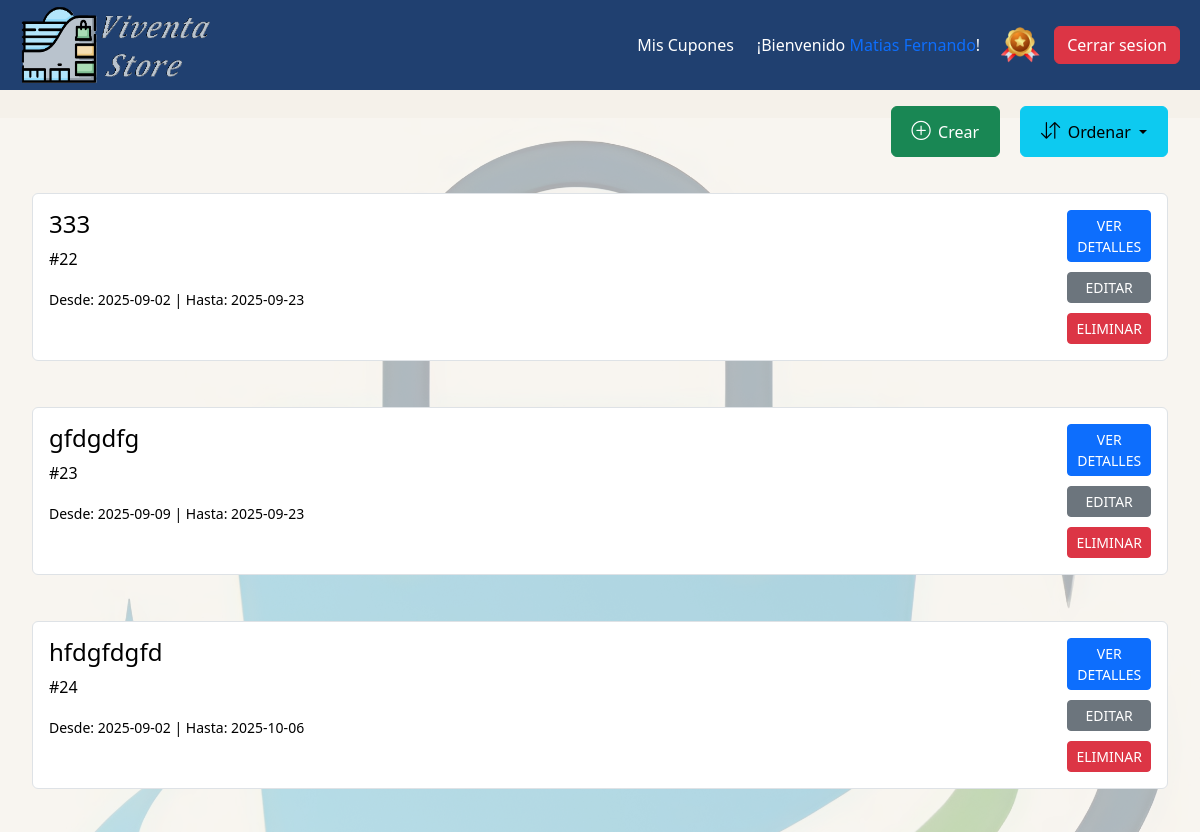
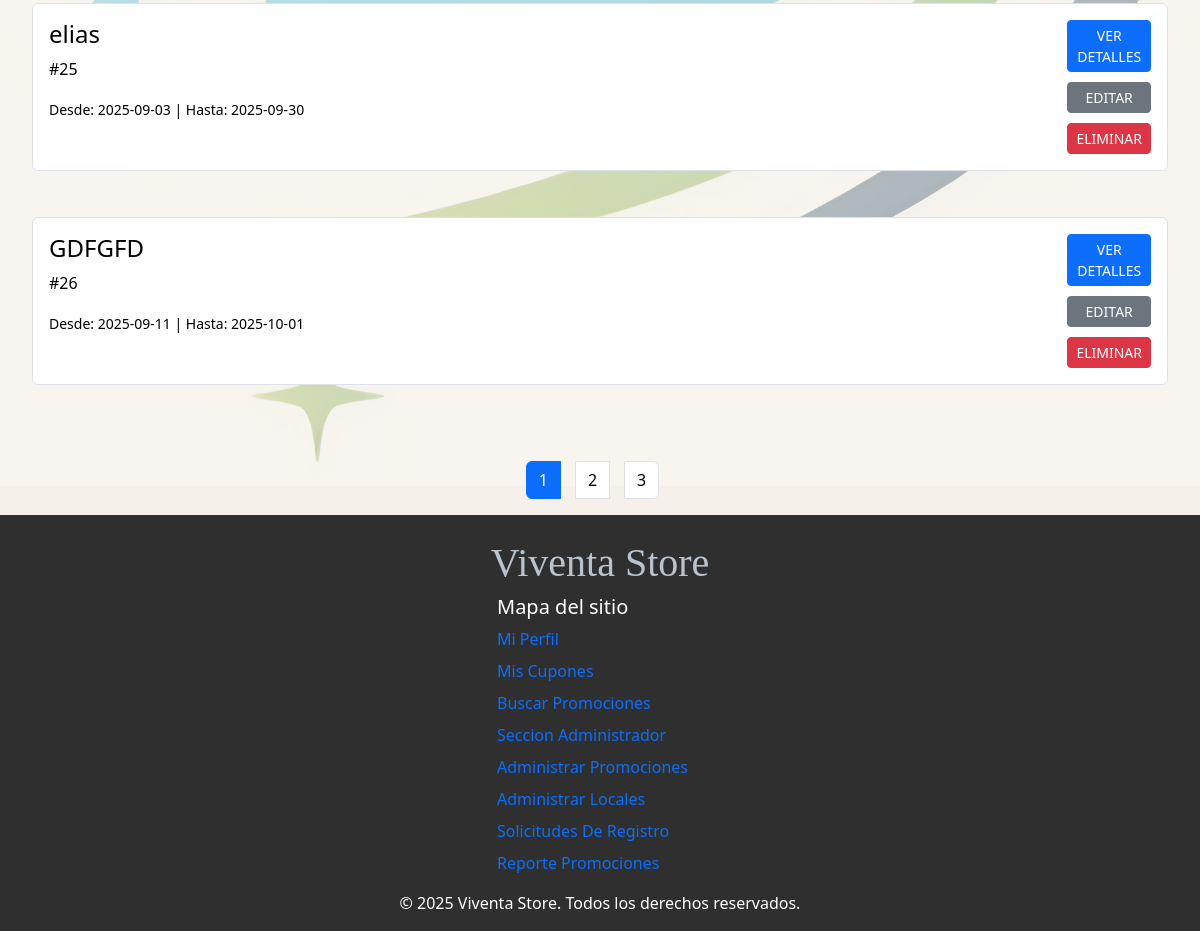
The page /Administrador/AdministrarNovedades.php (signed in) on the database as committed earlier (2 pictures, top to bottom).
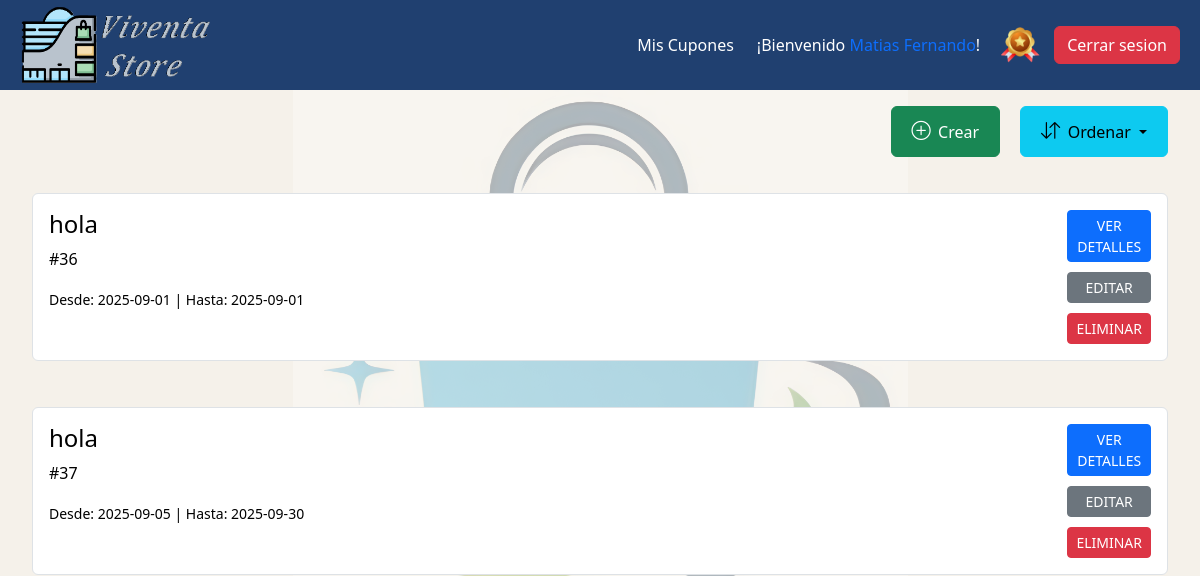
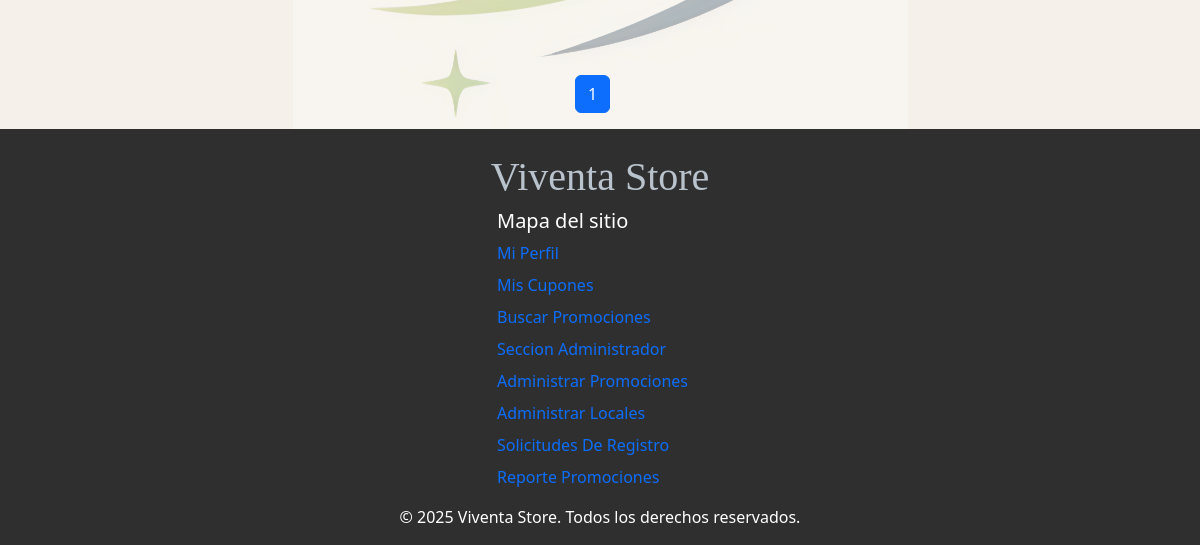
The same page on the database as committed later (2 pictures, top to bottom).
### tables this page shows
CREATE TABLE `novedades` (
  `cod_novedad` int(11) NOT NULL,
  `texto_novedad` varchar(200) NOT NULL,
  `fecha_desde_novedad` date NOT NULL,
  `fecha_hasta_novedad` date NOT NULL,
  `foto_novedad` longtext DEFAULT NULL,
  `categoria_cliente` varchar(15) NOT NULL
);

### Administrador/AdministrarNovedades.php (the view, shortened to what the changed rows need)
<?php
$pestaña = "Administrar Novedades";
include_once("../Includes/funciones.php");
include("../Includes/conexion.inc");
$pagina = isset($_GET['pagina']) && is_numeric($_GET['pagina']) ? intval($_GET['pagina']) : 1;
$novedades_por_pagina = 5;
$offset = ($pagina - 1) * $novedades_por_pagina;
$order = 'cod_novedad ASC';
$result = $link->query("SELECT cod_novedad, texto_novedad, fecha_desde_novedad, fecha_hasta_novedad FROM novedades ORDER BY $order LIMIT $novedades_por_pagina OFFSET $offset");
$total_novedades_result = $link->query("SELECT COUNT(*) AS total FROM novedades");
$total_novedades_row = $total_novedades_result->fetch_assoc();
$total_novedades = $total_novedades_row['total'];
$total_paginas = ceil($total_novedades / $novedades_por_pagina);
?>
<!DOCTYPE html>
<html lang="es">
<head>
  <?php include("../Includes/head.php"); ?>
</head>
<body>
    <?php include("../Includes/header.php"); ?>
  <main class="FondoDueñoAdministrador">
    <div class="promociones">
      <?php if ($result->num_rows): ?>
        <?php while ($n = $result->fetch_assoc()): ?>
          <div class="promocion d-flex justify-content-between align-items-start mb-3 p-3 border rounded">
            <div class="infoTarjeta flex-grow-1 me-3">
              <h4 class="text-break"><?= htmlspecialchars($n['texto_novedad']) ?></h4>
              <p>#<?= $n['cod_novedad'] ?></p>
              <p><small>Desde: <?= $n['fecha_desde_novedad'] ?> | Hasta: <?= $n['fecha_hasta_novedad'] ?></small></p>
            </div>
            <div class="acciones">
              <a href="verDetalle.php?tipo=novedad&cod=<?= $n['cod_novedad'] ?>" class="btn btn-primary btn-sm">VER DETALLES</a>
              <a href="editar.php?tipo=novedad&cod=<?= $n['cod_novedad'] ?>" class="btn btn-secondary btn-sm">EDITAR</a>
              <form method="post" action="eliminar.php" onsubmit="return confirm('¿Seguro que quieres eliminar?');">
                <button type="submit" class="btn btn-danger btn-sm">ELIMINAR</button>
              </form>
            </div>
          </div>
        <?php endwhile; ?>
      <?php else: ?>
        <p class="text-center">No hay novedades cargadas.</p>
      <?php endif; ?>
    </div>
    <div class="mt-4">
      <?php paginacion($pagina, $total_paginas, $params); ?>
    </div>
  </main>
  <footer class="seccion-footer d-flex flex-column justify-content-center align-items-center pt-4">
    <?php include("../Includes/footer.php") ?>
  </footer>
</body>
</html>

### Includes/funciones.php (shortened to what the changed rows need)
<?php
function paginacion($pagina, $total_paginas, $params = [])
{
    echo '<nav><ul class="pagination justify-content-center">';
    for ($i = 1; $i <= $total_paginas; $i++) {
        $activo = $i == $pagina ? 'active' : '';
        $query = http_build_query(array_merge(['pagina' => $i], $params));
        echo "<li class='page-item $activo'><a class='page-link' href='?{$query}'>{$i}</a></li>";
    }
    echo '</ul></nav>';
}

### Includes/footer.php (shortened to what the changed rows need)
<?php
if ($folder == "Administrador") {
  $opciones = ["Seccion Administrador", "Administrar Promociones", "Administrar Novedades", "Administrar Locales", "Solicitudes De Registro", "Reporte Promociones"];
} elseif ($folder == "Dueño") {
  $opciones = ["Seccion Dueño Local", "Crear Promocion", "Mis Promociones", "Administrar Solicitudes"];
} elseif ($folder == "Principal" || $folder == "Cliente") {
  $opciones = ["Inicio", "Contacto", "Sobre Nosotros"];
}
$opciones_filtradas = array_filter($opciones, function ($item) use ($pestaña) {
  return $item !== $pestaña;
});
$opciones_filtradas = array_values($opciones_filtradas);
$opciones_sin_espacios = array_map(function ($item) {
  return str_replace(' ', '', $item);
}, $opciones_filtradas);
if (isset($_SESSION['tipo_usuario'])) {
  if ($_SESSION['tipo_usuario'] == "cliente") {
    $opciones_extra = ["Mi Perfil", "Mis Cupones", "Buscar Promociones"];
    $opciones_extra_filtradas = array_filter($opciones_extra, function ($item) use ($pestaña) {
      return $item !== $pestaña;
    });
    $opciones_extra_filtradas = array_values($opciones_extra_filtradas);
    $opciones_extra_sin_espacios = array_map(function ($item) {
      return str_replace(' ', '', $item);
    }, $opciones_extra_filtradas);
  }
}
?>
<div class="container d-flex flex-wrap justify-content-center gap-5 px-0">
  <nav class="texto-footer" aria-label="Mapa del sitio">
    <ul>
      <?php
      if (isset($_SESSION['tipo_usuario']) && $_SESSION['tipo_usuario'] == "cliente") {
        foreach ($opciones_extra_filtradas as $key => $item) {
          echo "<li><a href='../Cliente/" . $opciones_extra_sin_espacios[$key] . ".php'>" . $item . "</a></li>";
        }
        foreach ($opciones_filtradas as $key => $item) {
          if ($opciones_sin_espacios[$key] == "Inicio") {
            echo "<li><a href='../Principal/Index.php'>Inicio</a></li>";
          } else {
            echo "<li><a href='../Principal/" . $opciones_sin_espacios[$key] . ".php'>" . $item . "</a></li>";
          }
        }
      }
      ?>
    </ul>
  </nav>
</div>

Rows that differ between the two databases and show on the page:
removed novedades: texto_novedad "333", cod_novedad "22", fecha_desde_novedad "2025-09-02", fecha_hasta_novedad "2025-09-23"
removed novedades: texto_novedad "gfdgdfg", cod_novedad "23", fecha_desde_novedad "2025-09-09", fecha_hasta_novedad "2025-09-23"
removed novedades: texto_novedad "hfdgfdgfd", cod_novedad "24", fecha_desde_novedad "2025-09-02", fecha_hasta_novedad "2025-10-06"
removed novedades: texto_novedad "elias", cod_novedad "25", fecha_desde_novedad "2025-09-03", fecha_hasta_novedad "2025-09-30"
removed novedades: texto_novedad "GDFGFD", cod_novedad "26", fecha_desde_novedad "2025-09-11", fecha_hasta_novedad "2025-10-01"
added novedades: texto_novedad "hola", cod_novedad "36", fecha_desde_novedad "2025-09-01", fecha_hasta_novedad "2025-09-01"
added novedades: texto_novedad "hola", cod_novedad "37", fecha_desde_novedad "2025-09-05", fecha_hasta_novedad "2025-09-30"
Other text that changed with them:
list line gone: "2"
list line gone: "3"
